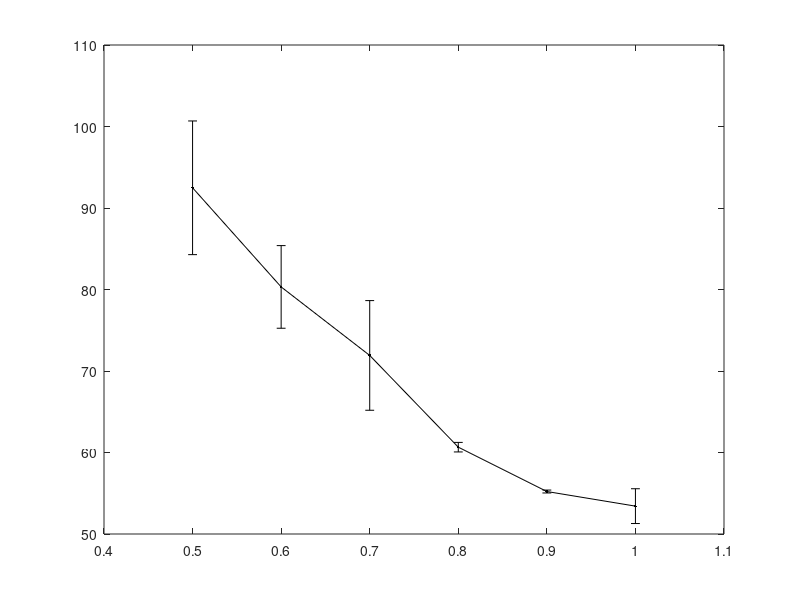

Write MATLAB code to recreate this figure. (Note: this script raises an error after producing the figure.)
clear; close all;

exp_p2 = 1:-0.1:0.5;

exp_vel = [0.4562 0.4533 0.4578;
           0.4536 0.4577 0.4564;
           0.4534 0.4572 0.4561;
           0.4510 0.4529 0.4580;
           0.4556 0.4556 0.4536;
           0.4579 0.4556 0.4554;
]';

exp_E = [71.0121 75.9601 72.1241;
         75.0284 76.0933 75.4253;
         83.2347 83.3079 82.1412;
         104.4757 100.7766 88.4088;
         108.9378 117.0873 102.8517;
         139.1360 124.5018 116.2106;
]'/3;

exp_COT = exp_E./exp_vel;

exp_COT_avg = mean(exp_COT,'omitnan');
exp_COT_err = std(exp_COT,'omitnan');

figure;
hold on;
box on;
errorbar(exp_p2,exp_COT_avg,exp_COT_err,'.-k','LineWidth',1.5,'MarkerSize',15);
xlim([-0.05 1.05]);
xticks([0 0.5 1])
ylim([40 110]);
xlabel('Passiveness');
ylabel('E/Disp (J/BL)');
% title('forward wave spatial frequency = 1.0');
% legend('location','northwest');
set(gcf,'color','w');
set(gca,'Fontsize',16);